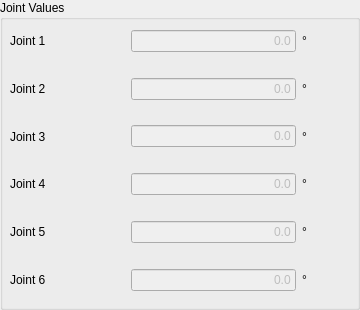
           <widget class="QGroupBox" name="groupBox_2">
            <property name="enabled">
             <bool>true</bool>
            </property>
            <property name="title">
             <string>Joint Values</string>
            </property>
            <widget class="QWidget" name="verticalLayoutWidget_14">
             <property name="geometry">
              <rect>
               <x>10</x>
               <y>20</y>
               <width>341</width>
               <height>281</height>
              </rect>
             </property>
             <layout class="QVBoxLayout" name="verticalLayout_28">
              <item>
               <layout class="QHBoxLayout" name="horizontalLayout_17" stretch="20,15,50,15">
                <item>
                 <widget class="QLabel" name="label_4">
                  <property name="text">
                   <string>Joint 1</string>
                  </property>
                  <property name="indent">
                   <number>-1</number>
                  </property>
                 </widget>
                </item>
                <item>
                 <spacer name="horizontalSpacer_17">
                  <property name="orientation">
                   <enum>Qt::Horizontal</enum>
                  </property>
                  <property name="sizeHint" stdset="0">
                   <size>
                    <width>40</width>
                    <height>20</height>
                   </size>
                  </property>
                 </spacer>
                </item>
                <item>
                 <widget class="QLineEdit" name="txt_j1">
                  <property name="enabled">
                   <bool>false</bool>
                  </property>
                  <property name="layoutDirection">
                   <enum>Qt::LeftToRight</enum>
                  </property>
                  <property name="text">
                   <string>0.0</string>
                  </property>
                  <property name="alignment">
                   <set>Qt::AlignRight|Qt::AlignTrailing|Qt::AlignVCenter</set>
                  </property>
                  <property name="readOnly">
                   <bool>true</bool>
                  </property>
                 </widget>
                </item>
                <item>
                 <widget class="QLabel" name="label_41">
                  <property name="text">
                   <string>°</string>
                  </property>
                 </widget>
                </item>
               </layout>
              </item>
              <item>
               <layout class="QHBoxLayout" name="horizontalLayout_28" stretch="20,15,50,15">
                <item>
                 <widget class="QLabel" name="label_5">
                  <property name="text">
                   <string>Joint 2</string>
                  </property>
                 </widget>
                </item>
                <item>
                 <spacer name="horizontalSpacer_18">
                  <property name="orientation">
                   <enum>Qt::Horizontal</enum>
                  </property>
                  <property name="sizeHint" stdset="0">
                   <size>
                    <width>40</width>
                    <height>20</height>
                   </size>
                  </property>
                 </spacer>
                </item>
                <item>
                 <widget class="QLineEdit" name="txt_j2">
                  <property name="enabled">
                   <bool>false</bool>
                  </property>
                  <property name="layoutDirection">
                   <enum>Qt::LeftToRight</enum>
                  </property>
                  <property name="text">
                   <string>0.0</string>
                  </property>
                  <property name="alignment">
                   <set>Qt::AlignRight|Qt::AlignTrailing|Qt::AlignVCenter</set>
                  </property>
                  <property name="readOnly">
                   <bool>true</bool>
                  </property>
                 </widget>
                </item>
                <item>
                 <widget class="QLabel" name="label_42">
                  <property name="text">
                   <string>°</string>
                  </property>
                 </widget>
                </item>
               </layout>
              </item>
              <item>
               <layout class="QHBoxLayout" name="horizontalLayout_35" stretch="20,15,50,15">
                <item>
                 <widget class="QLabel" name="label_10">
                  <property name="text">
                   <string>Joint 3</string>
                  </property>
                 </widget>
                </item>
                <item>
                 <spacer name="horizontalSpacer_24">
                  <property name="orientation">
                   <enum>Qt::Horizontal</enum>
                  </property>
                  <property name="sizeHint" stdset="0">
                   <size>
                    <width>40</width>
                    <height>20</height>
                   </size>
                  </property>
                 </spacer>
                </item>
                <item>
                 <widget class="QLineEdit" name="txt_j3">
                  <property name="enabled">
                   <bool>false</bool>
                  </property>
                  <property name="layoutDirection">
                   <enum>Qt::LeftToRight</enum>
                  </property>
                  <property name="text">
                   <string>0.0</string>
                  </property>
                  <property name="alignment">
                   <set>Qt::AlignRight|Qt::AlignTrailing|Qt::AlignVCenter</set>
                  </property>
                  <property name="readOnly">
                   <bool>true</bool>
                  </property>
                 </widget>
                </item>
                <item>
                 <widget class="QLabel" name="label_43">
                  <property name="text">
                   <string>°</string>
                  </property>
                 </widget>
                </item>
               </layout>
              </item>
              <item>
               <layout class="QHBoxLayout" name="horizontalLayout_36" stretch="20,15,50,15">
                <item>
                 <widget class="QLabel" name="label_6">
                  <property name="text">
                   <string>Joint 4</string>
                  </property>
                 </widget>
                </item>
                <item>
                 <spacer name="horizontalSpacer_27">
                  <property name="orientation">
                   <enum>Qt::Horizontal</enum>
                  </property>
                  <property name="sizeHint" stdset="0">
                   <size>
                    <width>40</width>
                    <height>20</height>
                   </size>
                  </property>
                 </spacer>
                </item>
                <item>
                 <widget class="QLineEdit" name="txt_j4">
                  <property name="enabled">
                   <bool>false</bool>
                  </property>
                  <property name="layoutDirection">
                   <enum>Qt::LeftToRight</enum>
                  </property>
                  <property name="text">
                   <string>0.0</string>
                  </property>
                  <property name="alignment">
                   <set>Qt::AlignRight|Qt::AlignTrailing|Qt::AlignVCenter</set>
                  </property>
                  <property name="readOnly">
                   <bool>true</bool>
                  </property>
                 </widget>
                </item>
                <item>
                 <widget class="QLabel" name="label_44">
                  <property name="text">
                   <string>°</string>
                  </property>
                 </widget>
                </item>
               </layout>
              </item>
              <item>
               <layout class="QHBoxLayout" name="horizontalLayout_37" stretch="20,15,50,15">
                <item>
                 <widget class="QLabel" name="label_7">
                  <property name="text">
                   <string>Joint 5</string>
                  </property>
                 </widget>
                </item>
                <item>
                 <spacer name="horizontalSpacer_28">
                  <property name="orientation">
                   <enum>Qt::Horizontal</enum>
                  </property>
                  <property name="sizeHint" stdset="0">
                   <size>
                    <width>40</width>
                    <height>20</height>
                   </size>
                  </property>
                 </spacer>
                </item>
                <item>
                 <widget class="QLineEdit" name="txt_j5">
                  <property name="enabled">
                   <bool>false</bool>
                  </property>
                  <property name="layoutDirection">
                   <enum>Qt::LeftToRight</enum>
                  </property>
                  <property name="text">
                   <string>0.0</string>
                  </property>
                  <property name="alignment">
                   <set>Qt::AlignRight|Qt::AlignTrailing|Qt::AlignVCenter</set>
                  </property>
                  <property name="readOnly">
                   <bool>true</bool>
                  </property>
                 </widget>
                </item>
                <item>
                 <widget class="QLabel" name="label_49">
                  <property name="text">
                   <string>°</string>
                  </property>
                 </widget>
                </item>
               </layout>
              </item>
              <item>
               <layout class="QHBoxLayout" name="horizontalLayout_38" stretch="20,15,50,15">
                <item>
                 <widget class="QLabel" name="label_9">
                  <property name="text">
                   <string>Joint 6</string>
                  </property>
                 </widget>
                </item>
                <item>
                 <spacer name="horizontalSpacer_33">
                  <property name="orientation">
                   <enum>Qt::Horizontal</enum>
                  </property>
                  <property name="sizeHint" stdset="0">
                   <size>
                    <width>40</width>
                    <height>20</height>
                   </size>
                  </property>
                 </spacer>
                </item>
                <item>
                 <widget class="QLineEdit" name="txt_j6">
                  <property name="enabled">
                   <bool>false</bool>
                  </property>
                  <property name="layoutDirection">
                   <enum>Qt::LeftToRight</enum>
                  </property>
                  <property name="text">
                   <string>0.0</string>
                  </property>
                  <property name="alignment">
                   <set>Qt::AlignRight|Qt::AlignTrailing|Qt::AlignVCenter</set>
                  </property>
                  <property name="readOnly">
                   <bool>true</bool>
                  </property>
                 </widget>
                </item>
                <item>
                 <widget class="QLabel" name="label_50">
                  <property name="text">
                   <string>°</string>
                  </property>
                 </widget>
                </item>
               </layout>
              </item>
             </layout>
            </widget>
           </widget>
